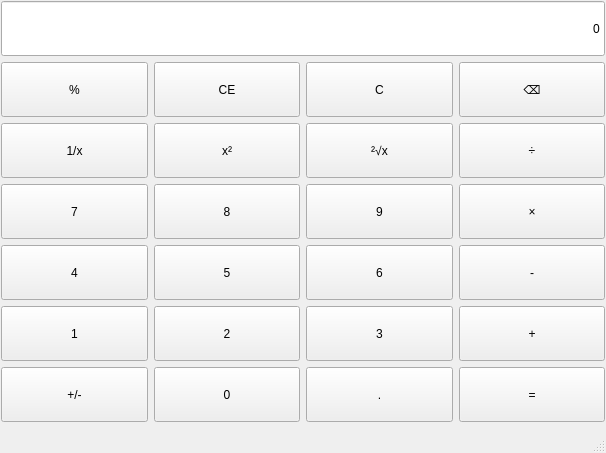
<?xml version="1.0" encoding="UTF-8"?>
<ui version="4.0">
 <class>MainWindow</class>
 <widget class="QMainWindow" name="MainWindow">
  <property name="geometry">
   <rect>
    <x>0</x>
    <y>0</y>
    <width>606</width>
    <height>453</height>
   </rect>
  </property>
  <property name="sizePolicy">
   <sizepolicy hsizetype="Preferred" vsizetype="Preferred">
    <horstretch>0</horstretch>
    <verstretch>0</verstretch>
   </sizepolicy>
  </property>
  <property name="windowTitle">
   <string>MainWindow</string>
  </property>
  <property name="styleSheet">
   <string notr="true"/>
  </property>
  <widget class="QWidget" name="centralwidget">
   <property name="sizePolicy">
    <sizepolicy hsizetype="Minimum" vsizetype="Minimum">
     <horstretch>0</horstretch>
     <verstretch>0</verstretch>
    </sizepolicy>
   </property>
   <layout class="QVBoxLayout" name="verticalLayout">
    <property name="leftMargin">
     <number>1</number>
    </property>
    <property name="topMargin">
     <number>1</number>
    </property>
    <property name="rightMargin">
     <number>1</number>
    </property>
    <item>
     <layout class="QGridLayout" name="gridLayout">
      <item row="1" column="2">
       <widget class="QPushButton" name="btnClear">
        <property name="sizePolicy">
         <sizepolicy hsizetype="Minimum" vsizetype="Minimum">
          <horstretch>0</horstretch>
          <verstretch>0</verstretch>
         </sizepolicy>
        </property>
        <property name="text">
         <string>C</string>
        </property>
       </widget>
      </item>
      <item row="4" column="0">
       <widget class="QPushButton" name="btnNum4">
        <property name="sizePolicy">
         <sizepolicy hsizetype="Minimum" vsizetype="Minimum">
          <horstretch>0</horstretch>
          <verstretch>0</verstretch>
         </sizepolicy>
        </property>
        <property name="text">
         <string>4</string>
        </property>
       </widget>
      </item>
      <item row="5" column="1">
       <widget class="QPushButton" name="btnNum2">
        <property name="sizePolicy">
         <sizepolicy hsizetype="Minimum" vsizetype="Minimum">
          <horstretch>0</horstretch>
          <verstretch>0</verstretch>
         </sizepolicy>
        </property>
        <property name="text">
         <string>2</string>
        </property>
       </widget>
      </item>
      <item row="4" column="1">
       <widget class="QPushButton" name="btnNum5">
        <property name="sizePolicy">
         <sizepolicy hsizetype="Minimum" vsizetype="Minimum">
          <horstretch>0</horstretch>
          <verstretch>0</verstretch>
         </sizepolicy>
        </property>
        <property name="text">
         <string>5</string>
        </property>
       </widget>
      </item>
      <item row="6" column="1">
       <widget class="QPushButton" name="btnNum0">
        <property name="sizePolicy">
         <sizepolicy hsizetype="Minimum" vsizetype="Minimum">
          <horstretch>0</horstretch>
          <verstretch>0</verstretch>
         </sizepolicy>
        </property>
        <property name="text">
         <string>0</string>
        </property>
       </widget>
      </item>
      <item row="2" column="1">
       <widget class="QPushButton" name="btnSquare">
        <property name="sizePolicy">
         <sizepolicy hsizetype="Minimum" vsizetype="Minimum">
          <horstretch>0</horstretch>
          <verstretch>0</verstretch>
         </sizepolicy>
        </property>
        <property name="text">
         <string>x²</string>
        </property>
       </widget>
      </item>
      <item row="3" column="1">
       <widget class="QPushButton" name="btnNum8">
        <property name="sizePolicy">
         <sizepolicy hsizetype="Minimum" vsizetype="Minimum">
          <horstretch>0</horstretch>
          <verstretch>0</verstretch>
         </sizepolicy>
        </property>
        <property name="text">
         <string>8</string>
        </property>
       </widget>
      </item>
      <item row="6" column="3">
       <widget class="QPushButton" name="btnEqual">
        <property name="sizePolicy">
         <sizepolicy hsizetype="Minimum" vsizetype="Minimum">
          <horstretch>0</horstretch>
          <verstretch>0</verstretch>
         </sizepolicy>
        </property>
        <property name="text">
         <string>=</string>
        </property>
       </widget>
      </item>
      <item row="4" column="3">
       <widget class="QPushButton" name="btnMinus">
        <property name="sizePolicy">
         <sizepolicy hsizetype="Minimum" vsizetype="Minimum">
          <horstretch>0</horstretch>
          <verstretch>0</verstretch>
         </sizepolicy>
        </property>
        <property name="text">
         <string>-</string>
        </property>
       </widget>
      </item>
      <item row="3" column="2">
       <widget class="QPushButton" name="btnNum9">
        <property name="sizePolicy">
         <sizepolicy hsizetype="Minimum" vsizetype="Minimum">
          <horstretch>0</horstretch>
          <verstretch>0</verstretch>
         </sizepolicy>
        </property>
        <property name="text">
         <string>9</string>
        </property>
       </widget>
      </item>
      <item row="4" column="2">
       <widget class="QPushButton" name="btnNum6">
        <property name="sizePolicy">
         <sizepolicy hsizetype="Minimum" vsizetype="Minimum">
          <horstretch>0</horstretch>
          <verstretch>0</verstretch>
         </sizepolicy>
        </property>
        <property name="text">
         <string>6</string>
        </property>
       </widget>
      </item>
      <item row="1" column="3">
       <widget class="QPushButton" name="btnDel">
        <property name="sizePolicy">
         <sizepolicy hsizetype="Minimum" vsizetype="Minimum">
          <horstretch>0</horstretch>
          <verstretch>0</verstretch>
         </sizepolicy>
        </property>
        <property name="text">
         <string>⌫</string>
        </property>
       </widget>
      </item>
      <item row="2" column="0">
       <widget class="QPushButton" name="btnInverse">
        <property name="sizePolicy">
         <sizepolicy hsizetype="Minimum" vsizetype="Minimum">
          <horstretch>0</horstretch>
          <verstretch>0</verstretch>
         </sizepolicy>
        </property>
        <property name="text">
         <string>1/x</string>
        </property>
       </widget>
      </item>
      <item row="2" column="3">
       <widget class="QPushButton" name="btnDivide">
        <property name="sizePolicy">
         <sizepolicy hsizetype="Minimum" vsizetype="Minimum">
          <horstretch>0</horstretch>
          <verstretch>0</verstretch>
         </sizepolicy>
        </property>
        <property name="text">
         <string>÷</string>
        </property>
       </widget>
      </item>
      <item row="3" column="3">
       <widget class="QPushButton" name="btnMultiple">
        <property name="sizePolicy">
         <sizepolicy hsizetype="Minimum" vsizetype="Minimum">
          <horstretch>0</horstretch>
          <verstretch>0</verstretch>
         </sizepolicy>
        </property>
        <property name="text">
         <string>×</string>
        </property>
       </widget>
      </item>
      <item row="6" column="0">
       <widget class="QPushButton" name="btnSign">
        <property name="sizePolicy">
         <sizepolicy hsizetype="Minimum" vsizetype="Minimum">
          <horstretch>0</horstretch>
          <verstretch>0</verstretch>
         </sizepolicy>
        </property>
        <property name="text">
         <string>+/-</string>
        </property>
       </widget>
      </item>
      <item row="3" column="0">
       <widget class="QPushButton" name="btnNum7">
        <property name="sizePolicy">
         <sizepolicy hsizetype="Minimum" vsizetype="Minimum">
          <horstretch>0</horstretch>
          <verstretch>0</verstretch>
         </sizepolicy>
        </property>
        <property name="styleSheet">
         <string notr="true"/>
        </property>
        <property name="text">
         <string>7</string>
        </property>
       </widget>
      </item>
      <item row="1" column="0">
       <widget class="QPushButton" name="btnPercentage">
        <property name="sizePolicy">
         <sizepolicy hsizetype="Minimum" vsizetype="Minimum">
          <horstretch>0</horstretch>
          <verstretch>0</verstretch>
         </sizepolicy>
        </property>
        <property name="text">
         <string>%</string>
        </property>
       </widget>
      </item>
      <item row="2" column="2">
       <widget class="QPushButton" name="btnSqrt">
        <property name="sizePolicy">
         <sizepolicy hsizetype="Minimum" vsizetype="Minimum">
          <horstretch>0</horstretch>
          <verstretch>0</verstretch>
         </sizepolicy>
        </property>
        <property name="text">
         <string>²√x</string>
        </property>
       </widget>
      </item>
      <item row="5" column="2">
       <widget class="QPushButton" name="btnNum3">
        <property name="sizePolicy">
         <sizepolicy hsizetype="Minimum" vsizetype="Minimum">
          <horstretch>0</horstretch>
          <verstretch>0</verstretch>
         </sizepolicy>
        </property>
        <property name="text">
         <string>3</string>
        </property>
       </widget>
      </item>
      <item row="6" column="2">
       <widget class="QPushButton" name="btnPeriod">
        <property name="sizePolicy">
         <sizepolicy hsizetype="Minimum" vsizetype="Minimum">
          <horstretch>0</horstretch>
          <verstretch>0</verstretch>
         </sizepolicy>
        </property>
        <property name="text">
         <string>.</string>
        </property>
       </widget>
      </item>
      <item row="1" column="1">
       <widget class="QPushButton" name="btnClearAll">
        <property name="sizePolicy">
         <sizepolicy hsizetype="Minimum" vsizetype="Minimum">
          <horstretch>0</horstretch>
          <verstretch>0</verstretch>
         </sizepolicy>
        </property>
        <property name="text">
         <string>CE</string>
        </property>
       </widget>
      </item>
      <item row="5" column="0">
       <widget class="QPushButton" name="btnNum1">
        <property name="sizePolicy">
         <sizepolicy hsizetype="Minimum" vsizetype="Minimum">
          <horstretch>0</horstretch>
          <verstretch>0</verstretch>
         </sizepolicy>
        </property>
        <property name="text">
         <string>1</string>
        </property>
       </widget>
      </item>
      <item row="5" column="3">
       <widget class="QPushButton" name="btnPlus">
        <property name="sizePolicy">
         <sizepolicy hsizetype="Minimum" vsizetype="Minimum">
          <horstretch>0</horstretch>
          <verstretch>0</verstretch>
         </sizepolicy>
        </property>
        <property name="text">
         <string>+</string>
        </property>
       </widget>
      </item>
      <item row="0" column="0" colspan="4">
       <widget class="QLineEdit" name="display">
        <property name="sizePolicy">
         <sizepolicy hsizetype="Expanding" vsizetype="Preferred">
          <horstretch>0</horstretch>
          <verstretch>0</verstretch>
         </sizepolicy>
        </property>
        <property name="layoutDirection">
         <enum>Qt::LeftToRight</enum>
        </property>
        <property name="styleSheet">
         <string notr="true"/>
        </property>
        <property name="text">
         <string>0</string>
        </property>
        <property name="alignment">
         <set>Qt::AlignRight|Qt::AlignTrailing|Qt::AlignVCenter</set>
        </property>
       </widget>
      </item>
     </layout>
    </item>
   </layout>
  </widget>
  <widget class="QMenuBar" name="menubar">
   <property name="geometry">
    <rect>
     <x>0</x>
     <y>0</y>
     <width>606</width>
     <height>26</height>
    </rect>
   </property>
  </widget>
  <widget class="QStatusBar" name="statusbar"/>
 </widget>
 <resources/>
 <connections/>
</ui>
